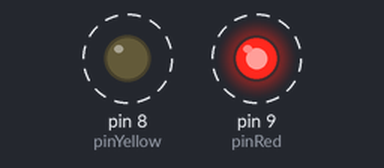
The sketch below on a simulated Arduino Uno, built with avr-gcc and run on an emulated ATmega328P. Shown: output pins drawn as LEDs (lit = HIGH). Dashed ring = blinking.

Above: at 0.06 s.
Timing chart, 0 to 3.0 s (numbered marks = the images above):
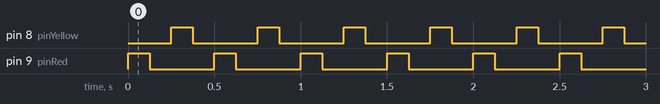

The sketch:

ex2.ino
```cpp
int pinRed=9;
int pinYellow=8;

void setup() {
  pinMode(pinRed, OUTPUT);
  pinMode(pinYellow, OUTPUT);
}

void loop() {
  digitalWrite(pinRed, HIGH);
  delay(125);

  digitalWrite(pinRed, LOW);
  delay(125);

  digitalWrite(pinYellow, HIGH);
  delay(125);

  digitalWrite(pinYellow, LOW);
  delay(125);

}
```

Measured:
- by itself, pin 8 (pinYellow), pin 9 (pinRed): alternates HIGH for 0.13 s and LOW for 0.38 s
